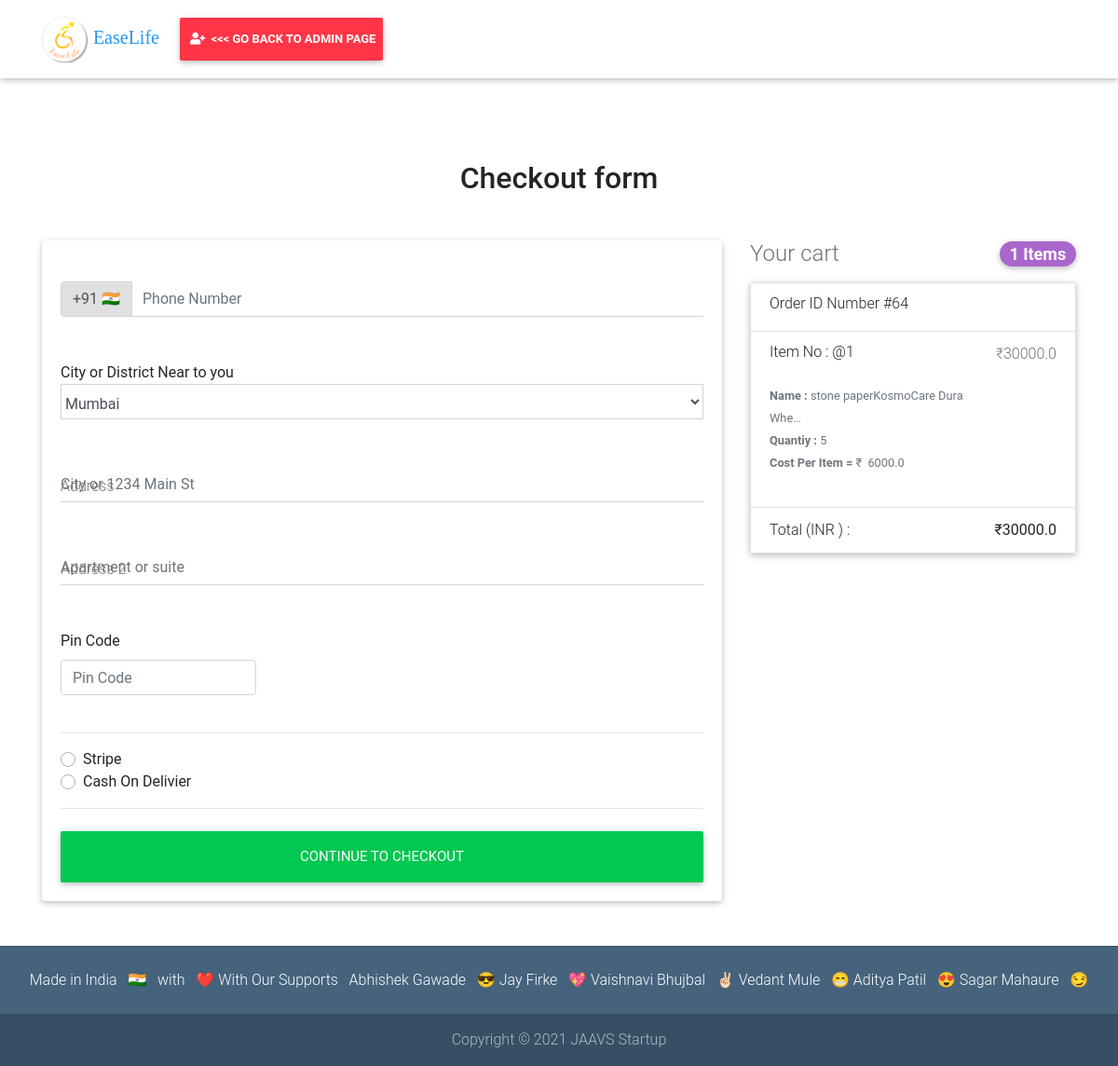
The app's page /check_out/ (signed in) with its own data.
### base/models.py (models this page shows, shortened)
class Order(models.Model):
    user = models.ForeignKey(settings.AUTH_USER_MODEL,on_delete=models.CASCADE)
    items =models.ManyToManyField(OrderItem)
    ordered = models.BooleanField(default=False)
    start_date =models.DateTimeField(auto_now_add=True)
    ordered_date = models.DateTimeField()
    billing_address=models.ForeignKey('BillingAddress',on_delete=models.SET_NULL,blank=True,null=True)
    def get_total(self):
        total=0
        for order_item in self.items.all():
            total +=order_item.get_final_price()
        return total

class OrderItem(models.Model):
    user = models.ForeignKey(settings.AUTH_USER_MODEL,on_delete=models.CASCADE)
    ordered = models.BooleanField(default=False)
    item=models.ForeignKey(Item,on_delete=models.CASCADE)
    qauntity=models.IntegerField(default=1)
    def get_total_item_price(self):
        return self.qauntity * self.item.price
    def get_final_price(self):
        if self.item.discount_price:
            return self.get_total_discount_price()
        return self.get_total_item_price()

class Item(models.Model):
    title =models.CharField( max_length=100,unique=True)
    price =models.FloatField()
    discount_price =models.FloatField(blank=True,null=True)
    category = models.CharField(choices=CATEGORY_CHOICES,verbose_name='Availablity Of Product',max_length=2,default='NA')
    label_name= models.CharField(max_length=14,verbose_name='The Word Inside a label',blank=True,null=True)
    label = models.CharField(choices=LABEL_CHOICES,max_length=1,default='P')
    slug=models.SlugField(max_length=150,blank=True,unique=True)
    description=models.TextField(max_length=1000)
    image=models.ImageField()
    image2=models.ImageField(blank=True)
    image3=models.ImageField(blank=True)
    image4=models.ImageField(blank=True)
    image5=models.ImageField(blank=True)
    image6=models.ImageField(blank=True)
    created = models.DateTimeField(auto_now_add=True)
    updated = models.DateTimeField(auto_now=True)

### base/views.py (the view, shortened to what this page needs)
# urls.py: path('check_out/',check_out.as_view(),name ='check-out'),
class check_out(LoginRequiredMixin,View):
    def get(self,*args,**kwargs):
        form=CheckoutForm()
        try:
            order=Order.objects.get(user=self.request.user,ordered=False)
            context={
                'form': form,
                'order':order,
                 "STRIPE_PUBLIC_KEY": settings.STRIPE_PUBLIC_KEY
            }
            return render(self.request,'checkout-page.html',context)
        except:
            messages.info(self.request,f'You don"t have Active Order')
            return redirect("base:item-list")

### base/forms.py (shortened to what this page needs)
class CheckoutForm(forms.Form):
    city = forms.CharField(initial='Mu',max_length=20,widget=forms.Select(choices=MAHARASHTRA_DISTRICTS,attrs={'id':"email",'class':"form-control",'placeholder':"City or District Near"}))
    phone_number = forms.CharField(max_length=15,widget=forms.NumberInput(attrs={'placeholder':"Phone Number" ,'maxlength':"15",'class':"form-control py-0"}))
    street_address = forms.CharField(max_length=250,widget=forms.TextInput(attrs={'id':"address",'class':"form-control",'placeholder':"City or 1234 Main St"}),required=True)
    apartment_address = forms.CharField(max_length=250,required=True,widget=forms.TextInput(attrs={'id':"address-2",'class':"form-control",'placeholder':"Apartment or suite"}))
    pin_code=forms.CharField(max_length=8,widget=forms.NumberInput(attrs={'placeholder':"Pin Code" ,'maxlength':"8",'class':"form-control"}))
    payment_option =forms.ChoiceField(widget=forms.RadioSelect,choices=PAYMENTS_CHOICES)

### templates/checkout-page.html (shortened to what this page needs)
{% extends 'base.html' %}
{% load  crispy_forms_tags %}
{% block content %}
  <main class="mt-5 pt-4">
    <div class="container wow fadeIn">
      <h2 class="my-5 h2 text-center">Checkout form  {{order.item.list }}</h2>
      <div class="row">
        <div class="col-md-8 mb-4">
          <div class="card">
            <form class="card-body" method="post" action=''>
              <div class="md-form input-group pl-0 mb-5">
                <div class="input-group-prepend">
                  <span class="input-group-text" id="basic-addon1">+91 🇮🇳️ </span>
                </div>
                {{ form.phone_number }}
              </div>
              <div class="md-form mb-5">
                City or District Near to you
                {{ form.city }}
              </div>
              <div class="md-form mb-5">
                <label for="address" class="">Address</label>
              {{ form.street_address}}
              </div>
              <div class="md-form mb-5">
                <label for="address-2" class="">Address 2</label>
              {{ form.apartment_address}}
              </div>
              <div class="row">
                <div class="col-lg-4 col-md-6 mb-4">
                  <label for="zip">Pin Code</label>
                {{ form.pin_code}}
                </div>
              </div>
              <hr>
              <div class="d-block my-3">
              {% for value,name in form.fields.payment_option.choices %}
                <div class="custom-control custom-radio">
                  <label class="custom-control-label" for="{{ value }}">{{ name }}</label>
                </div>
              {% endfor %}
              </div>
              <hr class="mb-4">
              <button class="btn btn-success btn-lg btn-block" id='checkout-button' type="submit">Continue to checkout</button>
            </form>
          </div>
        </div>
        <div class="col-md-4 mb-4">
          <h4 class="d-flex justify-content-between align-items-center mb-3">
            <span class="text-muted">Your cart</span>
            <span class="badge badge-secondary badge-pill">{{ order.items.all|length }} Items</span>
          </h4>
          <ul class="list-group mb-3 z-depth-1">
            <li class="list-group-item d-flex justify-content-between lh-condensed">
              <div>
              <b>
                <h6 style="text-align:center;">Order ID Number  #{{ order.id }}</h6>
                </b>
              </div>
            </li>
            {% for order_item in order.items.all %}
            <li class="list-group-item d-flex justify-content-between lh-condensed">
              <div>
                <h6 class="my-0">Item  No : @{{ forloop.counter }}</h6>
                <br>
              <small class="text-muted"><b>Name : </b>{{ order_item.item.title|truncatechars:30  }}</small>
              <br>
              <small class="text-muted"><b>Quantiy :  </b>{{ order_item.qauntity }}</small>
              <br>
              <small class="text-muted"><b>Cost Per Item =</b>  ₹ &nbsp;{{ order_item.item.price }}
              </small>
            <br> <br>
              </div>
              <span class="text-muted">
                                  {% if order_item.item.discount_price %}
                                      ₹&nbsp;{{ order_item.get_total_discount_price }}
                                 {% else %}
                                      ₹{{ order_item.get_total_item_price }}
                    {% endif %}
              </span>
            </li>
             {% endfor %}
            <li class="list-group-item d-flex justify-content-between">
              <span>Total (INR )  :</span>
              <strong>₹{{ order.get_total }}</strong>
            </li>
          </ul>
        </div>
      </div>
    </div>
  </main>
{% endblock content %}

### templates/base.html (style rules this page uses)
html, body, header, .carousel { height: 60vh; }

### records on screen
Order: items.all|length "1", id "64", get_total "30000.0"
OrderItem: item "stone paperKosmoCare Dura Whe…", qauntity "5", item.price "6000.0", get_total_item_price "30000.0"

### other values on screen
{{ name }} "Stripe" "Cash On Delivier"
